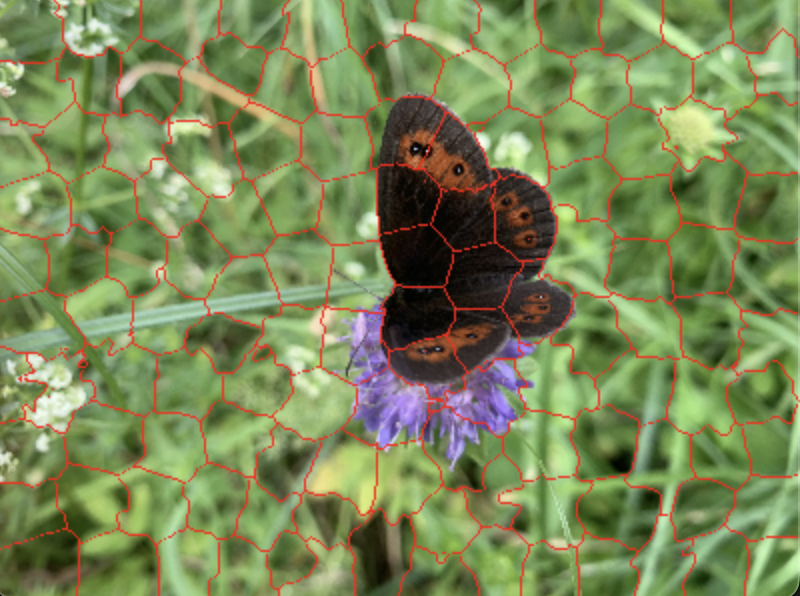
#> input picture assignment3/imgs/Snímka obrazovky 2023-04-24 o 22.56.18.png, 800 x 596 px, given in place of PETS09-S2L1-raw.mp4, which was not available
$ python motion.py
#> lines starting #> are read from the running program, lines starting #| are printed output that depends on the picture
import cv2
import numpy as np
import copy
import math

'''
Based on the opencv tutorial on optical flow: https://docs.opencv.org/4.x/d4/dee/tutorial_optical_flow.html
'''

# [328 lines left out: functions sparse_flow, background_sub_segmentation, get_bounding_box, background_sub_motion_tracking, running_average, sparse_flow_background_sub, not called in this run]


def dense_flow(save=False):
    ''' Calculate dense optical flow with `calcOpticalFlowFarneback()` '''
#> called with save = False

    # vid = cv2.VideoCapture('data/motion/AVG-TownCentre-raw.mp4')
    vid = cv2.VideoCapture('data/motion/PETS09-S2L1-raw.mp4')
    ret, frame = vid.read()
#> frame is the input picture: shape (596, 800, 3); mean B, G, R 87.6, 136.1, 123.4
    old_gray = cv2.cvtColor(frame, cv2.COLOR_BGR2GRAY)
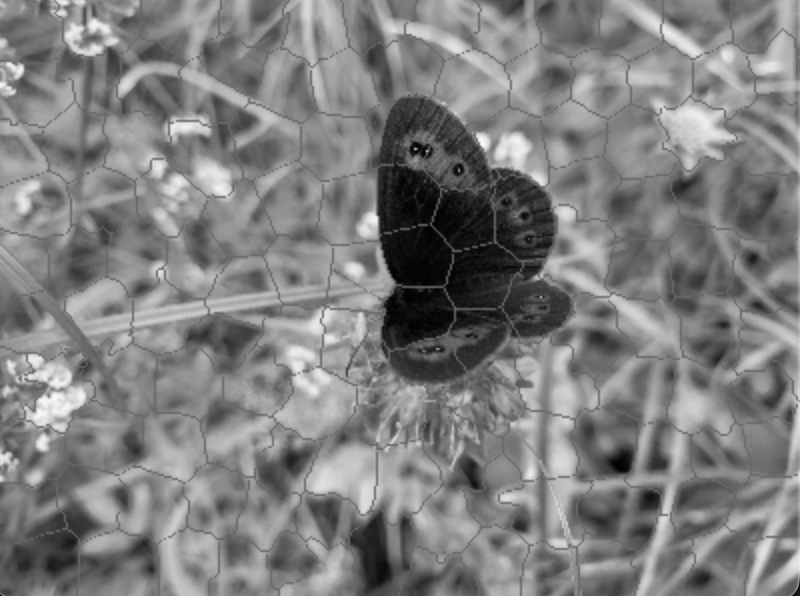
#> old_gray: shape (596, 800); min 1, max 249, mean 126.8

    kernel = cv2.getStructuringElement(cv2.MORPH_ELLIPSE, (3, 3))
    threshold = 1

    hsv = np.zeros_like(frame)

    if save:
        out = cv2.VideoWriter('outputs/dense_flow2.mp4', cv2.VideoWriter_fourcc(*'XVID'), 20.0, (frame.shape[1],frame.shape[0]))
        out_mask = cv2.VideoWriter('outputs/dense_flow2_mask.mp4', cv2.VideoWriter_fourcc(*'XVID'), 20.0, (frame.shape[1],frame.shape[0]))
        out_visualization = cv2.VideoWriter('outputs/dense_flow2_visualization.mp4', cv2.VideoWriter_fourcc(*'XVID'), 20.0, (frame.shape[1],frame.shape[0]))

    while(vid.isOpened()):
        ret, frame = vid.read()
        if not ret or (cv2.waitKey(30) & 0xff == 27):
#> (key Esc is pressed here)
            break

        gray = cv2.cvtColor(frame, cv2.COLOR_BGR2GRAY)

        # calculate optical flow
        flow = cv2.calcOpticalFlowFarneback(
            old_gray, gray, None, pyr_scale=0.5, levels=4, winsize=17, iterations=3, poly_n=7, poly_sigma=1.7, flags=0
        )

        # get magnitute (speed motion) and angle (direction of motion)
        magnitude, angle = cv2.cartToPolar(flow[:,:,0], flow[:,:,1])

        # create binary mask by thresholding the magnitude
        _, mask = cv2.threshold(magnitude, threshold, 255, cv2.THRESH_BINARY)
        mask = cv2.morphologyEx(mask, cv2.MORPH_CLOSE, kernel)

        # create visualization (https://docs.opencv.org/4.x/d4/dee/tutorial_optical_flow.html)
        hsv[:,:,0] = angle * 180 / np.pi / 2
        hsv[:,:,1] = 255
        hsv[:,:,2] = cv2.normalize(magnitude, None, 0, 255, cv2.NORM_MINMAX)
        visualization = cv2.cvtColor(hsv, cv2.COLOR_HSV2BGR)

        # combine or blend the visualized optical flow and the original frame
        combined = cv2.addWeighted(frame, 1, visualization, 1.5, 0)

        # get suitable contours from the mask
        mask = mask.astype(np.uint8)
        contours, _ = cv2.findContours(mask, cv2.RETR_EXTERNAL, cv2.CHAIN_APPROX_SIMPLE)
        filtered_contours = []
        for contour in contours:
            if cv2.contourArea(contour) > 1000:
                x, y, w, h = cv2.boundingRect(contour)
                filtered_contours.append(contour)

        # draw bounding boxes around the contours
        for contour in filtered_contours:
            x, y, w, h = cv2.boundingRect(contour)
            cv2.rectangle(frame, (x, y), (x + w, y + h), (0, 255, 0), 2)

        cv2.imshow('combined', cv2.resize(combined, (frame.shape[1]//2, frame.shape[0]//2), interpolation=cv2.INTER_NEAREST))
        cv2.imshow('mask', cv2.resize(mask, (frame.shape[1]//2, frame.shape[0]//2), interpolation=cv2.INTER_NEAREST))
        cv2.imshow('flow', cv2.resize(visualization, (frame.shape[1]//2, frame.shape[0]//2), interpolation=cv2.INTER_NEAREST))
        cv2.imshow('frame', cv2.resize(frame, (frame.shape[1]//2, frame.shape[0]//2), interpolation=cv2.INTER_NEAREST))

        if save:
            out.write(frame)
            out_mask.write(cv2.cvtColor(mask, cv2.COLOR_GRAY2BGR))
            out_visualization.write(combined)

        old_gray = gray

    vid.release()


if __name__ == '__main__':
    save = False

    # [6 lines of commented-out code are left out]

    dense_flow(save=save)

    cv2.waitKey()
    cv2.destroyAllWindows()

$ run again, on assignment3/imgs/bird.png
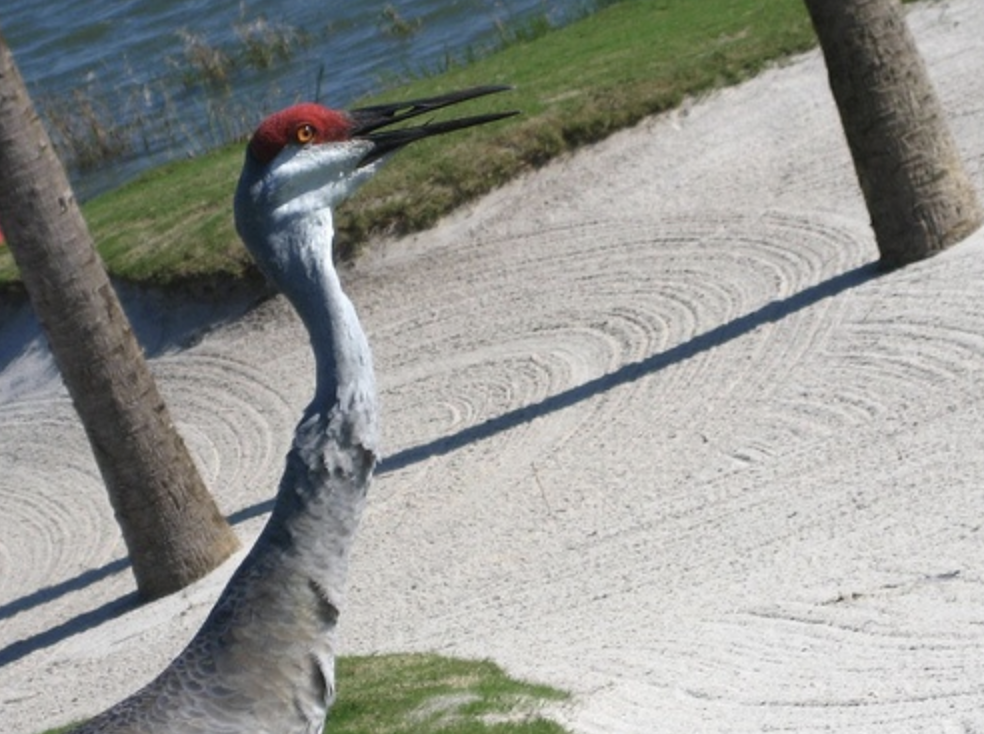
#> input picture assignment3/imgs/bird.png, 984 x 734 px, given in place of PETS09-S2L1-raw.mp4, which was not available
#> in dense_flow, frame is the input picture: shape (734, 984, 3); mean B, G, R 147.7, 152, 150.6
#> in dense_flow, `old_gray = cv2.cvtColor(frame, cv2.COLOR_BGR2GRAY)`:
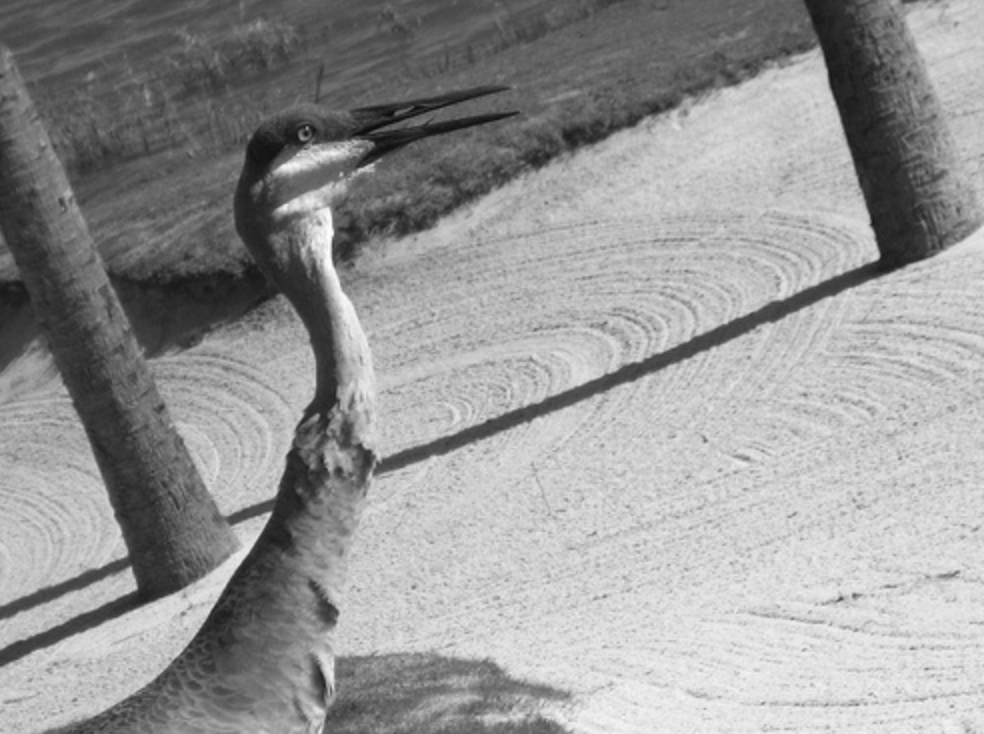
#> old_gray: shape (734, 984); min 9, max 254, mean 151.1
